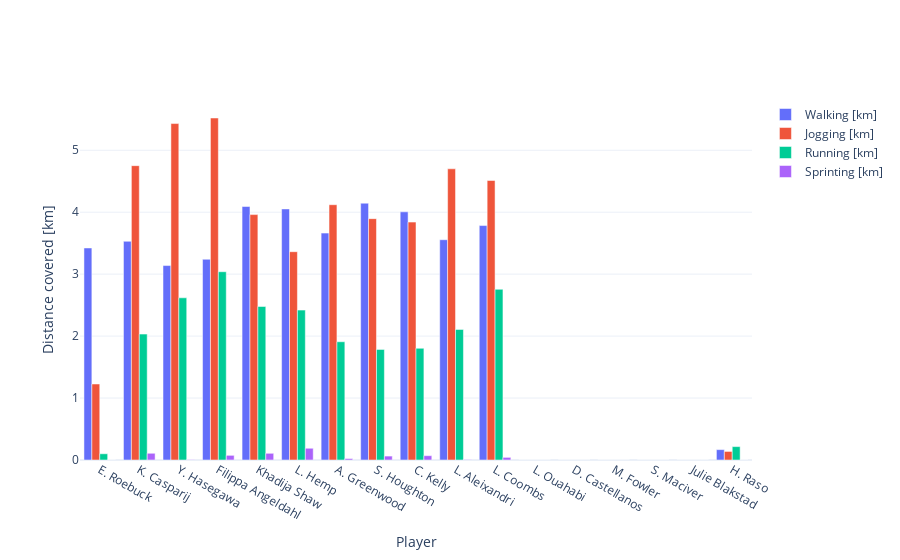

The cell this chart's notebook holds for it:
### Code cell
fig = go.Figure()

fig.add_trace(
    go.Bar(
        x = df_summary['player'],
        y = df_summary['Walking [km]'],
        name = 'Walking [km]'
    )
)

fig.add_trace(
    go.Bar(
        x = df_summary['player'],
        y = df_summary['Jogging [km]'],
        name = 'Jogging [km]'
    )
)

fig.add_trace(
    go.Bar(
        x = df_summary['player'],
        y = df_summary['Running [km]'],
        name = 'Running [km]'
    )
)

fig.add_trace(
    go.Bar(
        x = df_summary['player'],
        y = df_summary['Sprinting [km]'],
        name = 'Sprinting [km]'
    )
)

fig.update_layout(barmode='group')
fig.update_layout(
    xaxis = {
        'title' : 'Player'
    },
    yaxis = {
        'title' : 'Distance covered [km]'
    },
    template="plotly_white"
)
fig.show()

### Figure 1 — Plotly figure (JSON) as saved in the notebook; plotly's stock layout.template omitted (floating-point values rounded to 4 significant figures)
{"data": [{"name": "Walking [km]", "type": "bar", "x": ["E. Roebuck", "K. Casparij", "Y. Hasegawa", "Filippa Angeldahl", "Khadija Shaw", "L. Hemp", "A. Greenwood", "S. Houghton", "C. Kelly", "L. Aleixandri", "L. Coombs", "L. Ouahabi", "D. Castellanos", "M. Fowler", "S. Maciver", "Julie Blakstad", "H. Raso"], "y": [3.423, 3.53, 3.139, 3.24, 4.092, 4.053, 3.662, 4.145, 4.006, 3.556, 3.784, 0, 0, 0, 0, 0, 0.1674]}, {"name": "Jogging [km]", "type": "bar", "x": ["E. Roebuck", "K. Casparij", "Y. Hasegawa", "Filippa Angeldahl", "Khadija Shaw", "L. Hemp", "A. Greenwood", "S. Houghton", "C. Kelly", "L. Aleixandri", "L. Coombs", "L. Ouahabi", "D. Castellanos", "M. Fowler", "S. Maciver", "Julie Blakstad", "H. Raso"], "y": [1.227, 4.751, 5.431, 5.521, 3.962, 3.363, 4.121, 3.896, 3.84, 4.701, 4.512, 0, 0, 0, 0, 0, 0.1383]}, {"name": "Running [km]", "type": "bar", "x": ["E. Roebuck", "K. Casparij", "Y. Hasegawa", "Filippa Angeldahl", "Khadija Shaw", "L. Hemp", "A. Greenwood", "S. Houghton", "C. Kelly", "L. Aleixandri", "L. Coombs", "L. Ouahabi", "D. Castellanos", "M. Fowler", "S. Maciver", "Julie Blakstad", "H. Raso"], "y": [0.1005, 2.032, 2.618, 3.039, 2.478, 2.419, 1.909, 1.785, 1.803, 2.108, 2.755, 0, 0, 0, 0, 0, 0.2162]}, {"name": "Sprinting [km]", "type": "bar", "x": ["E. Roebuck", "K. Casparij", "Y. Hasegawa", "Filippa Angeldahl", "Khadija Shaw", "L. Hemp", "A. Greenwood", "S. Houghton", "C. Kelly", "L. Aleixandri", "L. Coombs", "L. Ouahabi", "D. Castellanos", "M. Fowler", "S. Maciver", "Julie Blakstad", "H. Raso"], "y": [0, 0.1087, 0.005854, 0.07525, 0.1081, 0.1895, 0.02288, 0.06348, 0.06973, 0.007974, 0.04267, 0, 0, 0, 0, 0, 0]}], "layout": {"barmode": "group", "xaxis": {"title": {"text": "Player"}}, "yaxis": {"title": {"text": "Distance covered [km]"}}}}
